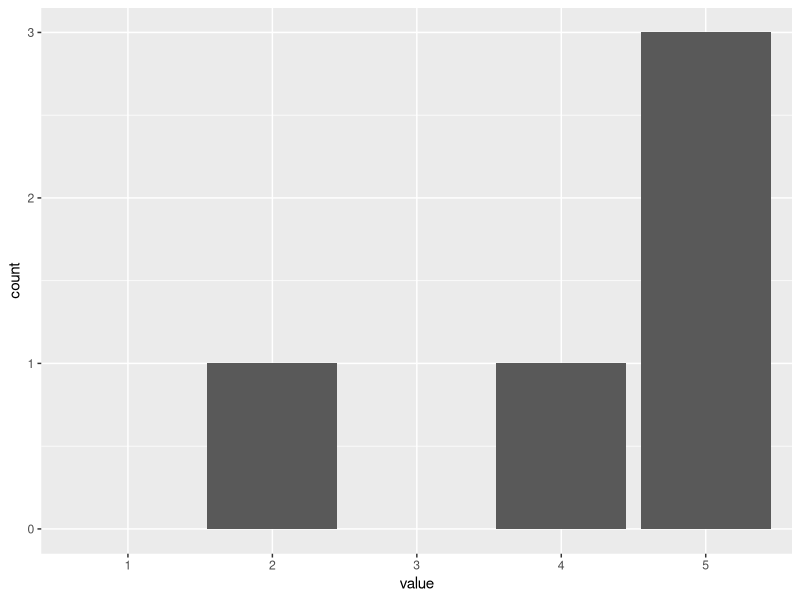
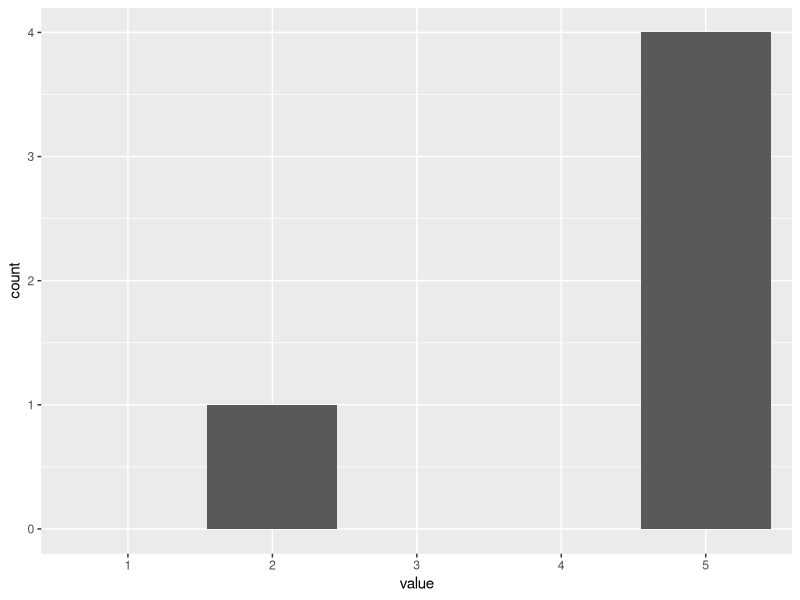

The R script that drew these images, in order:
## ---- chunk 1
library(tidyverse)
d <- tibble(value = c(2,4,5,5,5))
d %>% mutate(value = factor(value, levels = 1:5)) %>% 
  ggplot(aes(x = value)) + geom_bar() +
    scale_x_discrete(drop = FALSE)

## ---- chunk 2
d <- tibble(value = c(2,5,5,5,5))
d %>% mutate(value = factor(value, levels = 1:5)) %>% 
  ggplot(aes(x = value)) + geom_bar() +
  scale_x_discrete(drop = FALSE)
